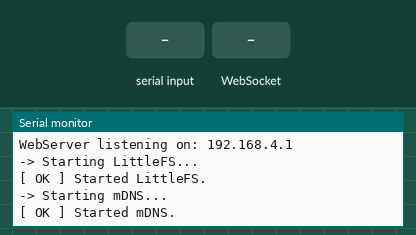
Simulated run of this program. Board: ESP32. Parts: the last lines printed to the serial monitor. The test bench sets the inputs (shaded band). Storage starts empty.

Above: at 1.2 s.
1.3 s: "OK\n" received over the second serial link
At 2.1 s:
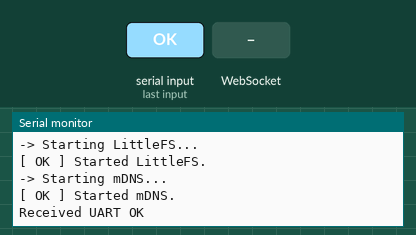
2.8 s: WebSocket text "OK" received
At 3.9 s:
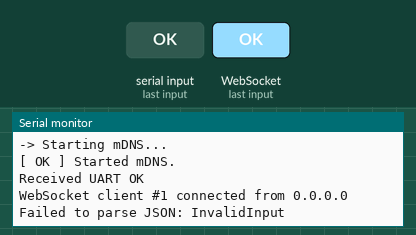
4.3 s: "1\n" received over the second serial link
At 5.5 s:
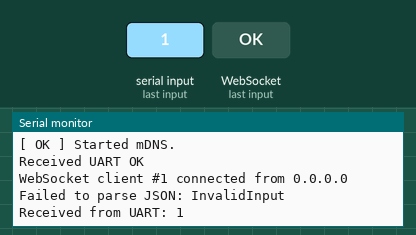
5.8 s: WebSocket text "1" received
At 6.1 s:
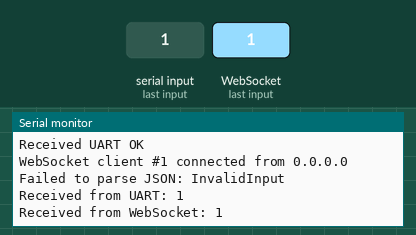

Measured:
- after the input at 1.3 s, the serial monitor: prints a new line at once (image 1)
- after the input at 2.8 s, the serial monitor: prints a new line at once (image 2)
- after the input at 4.3 s, the serial monitor: prints a new line at once (image 3)
- after the input at 5.8 s, the serial monitor: prints a new line at once (image 4)

The program:

main.cpp
```cpp
#include <Arduino.h>
#include <Wifi.h>
#include <LittleFS.h>
#include <ArduinoJson.h>
#include <ESPAsyncWebServer.h>
#include <ESPmDNS.h>

#define RXD2 16
#define TXD2 17
#define TIMEOUT 5       // Components startup timeout

const String AP_NAME = "ESP32_AP";
const String mDNS_NAME = "ESP32";

AsyncWebServer server(80);
AsyncWebSocket ws("/ws");

String uart_buf;

unsigned long base_delay = 1000;
unsigned long counter = 0;
unsigned long start_time = 0;
unsigned long proc_time = 0;

void InitWebServer();
void InitWebSocket();
template <typename F>
bool InitComponent(const char* componentName, F InitFunction);
void OnEvent(AsyncWebSocket* server, AsyncWebSocketClient* client, AwsEventType type, void* arg, uint8_t* data, size_t len);
void HandleWebSocketMessage(void* arg, uint8_t* data, size_t len);
void NotFound(AsyncWebServerRequest *request);
void SendMessageFrame(JsonDocument& rec_json);
void SendCreateFileFrame(JsonDocument& rec_json);
void SendDeleteFileFrame(JsonDocument& rec_json);
void SendCopyFileFrame(JsonDocument& rec_json);

void setup() {
    Serial.begin(9600);
    Serial2.begin(9600, SERIAL_8N1, RXD2, TXD2);

    while (!Serial) {
        ;   // Wait for the Serial port to be available
    }

    WiFi.softAP(AP_NAME);

    Serial.print("\nWebServer listening on: ");
    Serial.println(WiFi.softAPIP());

    // Start LittleFS
    if (!InitComponent("LittleFS", []() -> bool { return LittleFS.begin(true); })) return;

    // Start mDNS
    if (!InitComponent("mDNS", []() -> bool { return MDNS.begin(mDNS_NAME); })) return;

    // Start the WebSocket server
    InitWebSocket();

    // Start the WebServer
    InitWebServer();
}

void loop() {
    if (Serial2.available()) {
        char c = Serial2.read();

        // Ignore NULL and other control characters (e.g., '\0')
        if (c == 0 || c == 127) {
            return;
        }

        if (c == '\n') {
            if (uart_buf == "OK") {
                Serial.println("Received UART OK");
            } else {
                Serial.println("Received from UART: " + uart_buf);
            }
            uart_buf = "";
        } else {
            uart_buf += c;
        }
    }

    ws.cleanupClients();
}

// ==========================
//      SETUP FUNCTIONS
// ==========================
template <typename F>
bool InitComponent(const char* componentName, F InitFunction){
    Serial.print("-> Starting "); Serial.print(componentName); Serial.println("...");

    int timeoutCount = TIMEOUT;
    while(!InitFunction()){
        delay(1000);
        Serial.print('.');
        timeoutCount--;
        if(timeoutCount == 0){
            Serial.println("\n[ ERR ] COULD NOT START " + String(componentName) + ".");
            return false;
        }
    }

    Serial.println("[ OK ] Started " + String(componentName) + ".");

    return true;
}

void InitWebSocket() {
    ws.onEvent(OnEvent);
    server.addHandler(&ws);
}

void InitWebServer() {
    // Assign the files to serve when requesting an address on the server.
    // Only "/" is available. Any other address will result in 404: Not found
    server.on("/", HTTP_GET, [](AsyncWebServerRequest* request)
             { request->send(LittleFS, "/webpage/index.html", "text/html"); });

    server.serveStatic("/webpage", LittleFS, "/webpage");
    server.serveStatic("/websockets", LittleFS, "/websockets");
    server.onNotFound(NotFound);

    // Start the server
    server.begin();
}

// =========================================
//  FUNCTIONS CALLED BY WEBSERVER/WEBSOCKET
// =========================================
void OnEvent(AsyncWebSocket* server, AsyncWebSocketClient* client, AwsEventType type, void* arg, uint8_t* payload, size_t len){
    switch(type){
        case WS_EVT_CONNECT:
            Serial.printf("WebSocket client #%u connected from %s\n", client->id(), client->remoteIP().toString().c_str());
            break;
        case WS_EVT_DISCONNECT:
            Serial.printf("WebSocket client #%u disconnected\n", client->id());
            break;
        case WS_EVT_DATA:
            HandleWebSocketMessage(arg, payload, len);
            break;
        default:
            break;
    }
}

void HandleWebSocketMessage(void* arg, uint8_t* payload, size_t len){
    AwsFrameInfo* info = (AwsFrameInfo*)arg;
    // Make sure that the websocket frame received is actually the one with the message (payload)
    if(info->final && info->index == 0 && info->len == len && info->opcode == WS_TEXT){
        payload[len] = 0;       // null-terminate the payload array so it can be converted to String type
        String msg = (char*)payload;

        if(strcmp((char*)payload, "GetValues") == 0){
            // Logic for updating the connected WebSocket clients
            Serial.println("Got GetValues");
        }

        JsonDocument rec_json;
        DeserializationError err = deserializeJson(rec_json, msg);

        if (err) {
            Serial.print("Failed to parse JSON: ");
            Serial.println(err.c_str());
            return;
        }

        Serial.println("Received from WebSocket: " + msg);

        if (rec_json["message"].is<String>()) {
            SendMessageFrame(rec_json);
        } else if (rec_json["content"].is<String>()) {
            SendCreateFileFrame(rec_json);
        } else if (rec_json["path"].is<String>()) {
            SendDeleteFileFrame(rec_json);
        } else if (rec_json["fromPath"].is<String>()) {
            SendCopyFileFrame(rec_json);
        }
    }
}

void NotFound(AsyncWebServerRequest* request){
    request->send(404, "text/plain", "ERROR 404: PAGE NOT FOUND");
}

void SendMessageFrame(JsonDocument& rec_json) {
    String msg = rec_json["message"];
    String frame = "init^send^" + msg + "^endData^close";
    Serial2.print(frame + '\n');
}

void SendCreateFileFrame(JsonDocument& rec_json) {
    String path = rec_json["path"];
    String content = rec_json["content"];
    String frame = "init^create^" + content + ">" + path + "^endData^close";
    Serial2.print(frame + '\n');
}

void SendDeleteFileFrame(JsonDocument& rec_json) {
    String path = rec_json["path"];
    String frame = "init^delete^" + path + "^endData^close";
    Serial2.print(frame + '\n');
}

void SendCopyFileFrame(JsonDocument& rec_json) {
    String from_path = rec_json["fromPath"];
    String to_path = rec_json["toPath"];
    String frame = "init^copy^" + from_path + ">" + to_path + "^endData^close";
    Serial2.print(frame + '\n');
}
```
